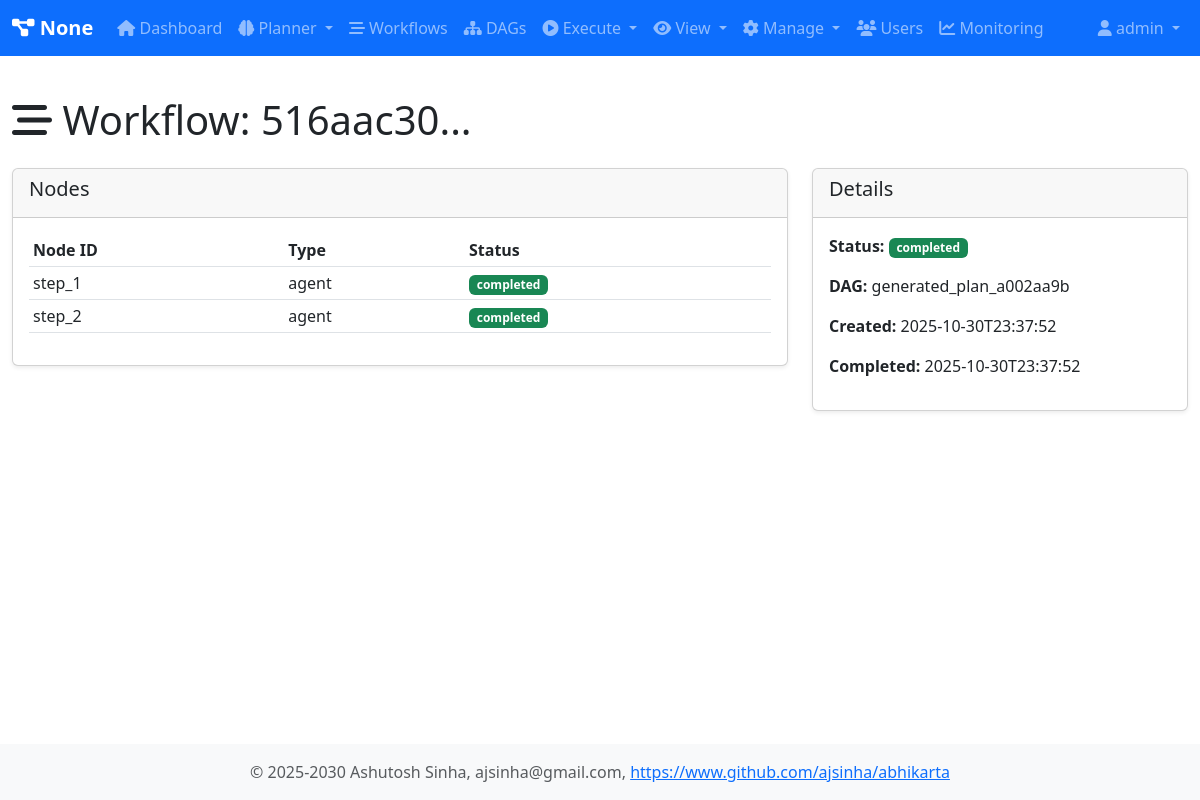
Page /workflow/516aac30-92a3-4853-9a57-10e38de0fa26 (signed in) on the committed database.
### tables this page shows
CREATE TABLE workflows (
                workflow_id TEXT PRIMARY KEY,
                dag_id TEXT NOT NULL,
                session_id TEXT,
                name TEXT,
                description TEXT,
                status TEXT DEFAULT 'pending',
                created_at TEXT DEFAULT CURRENT_TIMESTAMP,
                started_at TEXT,
                completed_at TEXT,
                created_by TEXT,
                graph_json TEXT,
                result TEXT,
                error TEXT
            );

CREATE TABLE workflow_nodes (
                id INTEGER PRIMARY KEY AUTOINCREMENT,
                workflow_id TEXT NOT NULL,
                node_id TEXT NOT NULL,
                node_type TEXT,
                agent_id TEXT,
                status TEXT DEFAULT 'pending',
                started_at TEXT,
                completed_at TEXT,
                result TEXT,
                error TEXT,
                config TEXT,
                UNIQUE(workflow_id, node_id)
            );

### routes/workflow_routes.py (the view)
        @self.app.route('/workflow/<workflow_id>')
        @self.login_required
        def workflow_detail(workflow_id):
            user = self.user_registry.get_user(session['user_id'])
            status = self.orchestrator.get_workflow_status(workflow_id)
            if not status:
                flash('Workflow not found', 'danger')
                return redirect(url_for('workflows'))
            events = self.db_handler.get_workflow_events(workflow_id)
            hitl_requests = self.db_handler.get_hitl_requests(workflow_id)
            return render_template('workflow_detail.html',
                                 user=user,
                                 workflow=status['workflow'],
                                 nodes=status['nodes'],
                                 events=events,
                                 hitl_requests=hitl_requests)

### core/user_registry.py (called while the page is built)
    def is_admin(self) -> bool:
        return self.role == 'admin'

    def get_user(self, user_id: str) -> Optional[User]:
        return self._users.get(user_id)

### db/database.py (called while the page is built)
    @contextmanager
    def get_connection(self):
        conn = None
        try:
            if self.db_type == 'sqlite':
                conn = sqlite3.connect(self.db_path)
                conn.row_factory = sqlite3.Row
            elif self.db_type == 'postgresql':
                import psycopg2
                import psycopg2.extras
                conn = psycopg2.connect(**self.pg_params)
                conn.cursor_factory = psycopg2.extras.RealDictCursor
            yield conn
            conn.commit()
        except Exception as e:
            if conn:
                conn.rollback()
            raise e
        finally:
            if conn:
                conn.close()

    def fetchone(self, query: str, params: Tuple = ()) -> Optional[Dict[str, Any]]:
        with self.get_connection() as conn:
            cursor = conn.cursor()
            cursor.execute(query, params)
            row = cursor.fetchone()
            return dict(row) if row else None

    def fetchall(self, query: str, params: Tuple = ()) -> List[Dict[str, Any]]:
        with self.get_connection() as conn:
            cursor = conn.cursor()
            cursor.execute(query, params)
            rows = cursor.fetchall()
            return [dict(row) for row in rows]

### db/database_call_handler.py (called while the page is built)
    def get_workflow_events(self, workflow_id: str, order_by: str = 'created_at DESC') -> List[Dict[str, Any]]:
        return self.workflow.get_workflow_events(workflow_id, order_by)

    def get_hitl_requests(self, workflow_id: str) -> List[Dict[str, Any]]:
        return self.hitl.get_hitl_requests(workflow_id)

### db/database_handler_hitl.py (called while the page is built)
    def get_hitl_requests(self, workflow_id: str) -> List[Dict[str, Any]]:
        return self.db.fetchall(
            "SELECT * FROM hitl_requests WHERE workflow_id = ?",
            (workflow_id,)
        )

### db/database_handler_workflow.py (called while the page is built)
    def get_workflow_events(self, workflow_id: str, order_by: str = 'created_at DESC') -> List[Dict[str, Any]]:
        return self.db.fetchall(
            f"SELECT * FROM workflow_events WHERE workflow_id = ? ORDER BY {order_by}",
            (workflow_id,)
        )

### routes/auth_routes.py (called while the page is built)
    def login_required(self, f):
        @wraps(f)
        def decorated_function(*args, **kwargs):
            if 'user_id' not in session:
                return redirect(url_for('login'))
            return f(*args, **kwargs)
        return decorated_function

### web/templates/workflow_detail.html (shortened to what this page needs)
{% extends "base.html" %}
{% block content %}
<h1><i class="fas fa-stream"></i> Workflow: {{ workflow.workflow_id[:8] }}...</h1>
<div class="row mt-4">
    <div class="col-md-8">
        <div class="card">
            <div class="card-header"><h5>Nodes</h5></div>
            <div class="card-body">
                <div class="table-responsive">
                    <table class="table table-sm">
                        <thead>
                            <tr><th>Node ID</th><th>Type</th><th>Status</th></tr>
                        </thead>
                        <tbody>
                            {% for node in nodes %}
                            <tr>
                                <td>{{ node.node_id }}</td>
                                <td>{{ node.node_type }}</td>
                                <td><span class="badge bg-{{ 'success' if node.status == 'completed' else 'info' if node.status == 'running' else 'secondary' }}">{{ node.status }}</span></td>
                            </tr>
                            {% endfor %}
                        </tbody>
                    </table>
                </div>
            </div>
        </div>
    </div>
    <div class="col-md-4">
        <div class="card">
            <div class="card-header"><h5>Details</h5></div>
            <div class="card-body">
                <p><strong>Status:</strong> <span class="badge bg-{{ 'success' if workflow.status == 'completed' else 'info' if workflow.status == 'running' else 'danger' }}">{{ workflow.status }}</span></p>
                <p><strong>DAG:</strong> {{ workflow.dag_id }}</p>
                <p><strong>Created:</strong> {{ workflow.created_at[:19] }}</p>
                {% if workflow.completed_at %}
                <p><strong>Completed:</strong> {{ workflow.completed_at[:19] }}</p>
                {% endif %}
            </div>
        </div>
    </div>
</div>
{% endblock %}

### web/templates/base.html (shortened to what this page needs)
<!DOCTYPE html>
<html lang="en">
<head>
    <link href="https://cdn.jsdelivr.net/npm/bootstrap@5.3.0/dist/css/bootstrap.min.css" rel="stylesheet">
    <link rel="stylesheet" href="https://cdnjs.cloudflare.com/ajax/libs/font-awesome/6.4.0/css/all.min.css">
    <link href="{{ url_for('static', filename='css/style.css') }}" rel="stylesheet">
</head>
<body>
    {% if user %}
    <nav class="navbar navbar-expand-lg navbar-dark bg-primary">
        <div class="container-fluid">
            <a class="navbar-brand" href="{{ url_for('dashboard') }}">
                <i class="fas fa-project-diagram"></i> {{ system_name }}
            </a>
            <div class="collapse navbar-collapse" id="navbarNav">
                <ul class="navbar-nav me-auto">
                    <li class="nav-item">
                        <a class="nav-link" href="{{ url_for('dashboard') }}">
                            <i class="fas fa-home"></i> Dashboard
                        </a>
                    </li>
                    <li class="nav-item dropdown">
                        <a class="nav-link dropdown-toggle" href="#" id="plannerDropdown" role="button" data-bs-toggle="dropdown">
                            <i class="fas fa-brain"></i> Planner
                        </a>
                    </li>
                    <li class="nav-item">
                        <a class="nav-link" href="{{ url_for('workflows') }}">
                            <i class="fas fa-stream"></i> Workflows
                        </a>
                    </li>
                    <li class="nav-item">
                        <a class="nav-link" href="{{ url_for('dags') }}">
                            <i class="fas fa-sitemap"></i> DAGs
                        </a>
                    </li>
                    <li class="nav-item dropdown">
                        <a class="nav-link dropdown-toggle" href="#" id="executeDropdown" role="button" data-bs-toggle="dropdown">
                            <i class="fas fa-play-circle"></i> Execute
                        </a>
                    </li>
                    <li class="nav-item dropdown">
                        <a class="nav-link dropdown-toggle" href="#" id="viewDropdown" role="button" data-bs-toggle="dropdown">
                            <i class="fas fa-eye"></i> View
                        </a>
                    </li>
                    <li class="nav-item dropdown">
                        <a class="nav-link dropdown-toggle" href="#" id="manageDropdown" role="button" data-bs-toggle="dropdown">
                            <i class="fas fa-cog"></i> Manage
                        </a>
                    </li>
                    {% if user.is_admin() %}
                    <li class="nav-item">
                        <a class="nav-link" href="{{ url_for('users') }}">
                            <i class="fas fa-users"></i> Users
                        </a>
                    </li>
                    <li class="nav-item">
                        <a class="nav-link" href="{{ url_for('monitoring_dashboard') }}">
                            <i class="fas fa-chart-line"></i> Monitoring
                        </a>
                    </li>
                    {% endif %}
                </ul>
                <ul class="navbar-nav">
                    <li class="nav-item dropdown">
                        <a class="nav-link dropdown-toggle" href="#" id="userDropdown" role="button" data-bs-toggle="dropdown">
                            <i class="fas fa-user"></i> {{ user.username }}
                        </a>
                    </li>
                </ul>
            </div>
        </div>
    </nav>
    {% endif %}
    <main class="container-fluid py-4">
        {% block content %}{% endblock %}
    </main>
    <footer class="footer mt-auto py-3 bg-light">
        <div class="container text-center">
            <span class="text-muted">© 2025-2030 Ashutosh Sinha, ajsinha@gmail.com,
                <a href="https://www.github.com/ajsinha/abhikarta" target="_blank">https://www.github.com/ajsinha/abhikarta</a>
            </span>
        </div>
    </footer>
</body>
</html>

### web/static/css/style.css (style rules this page uses)
body { min-height: 100vh; display: flex; flex-direction: column; }
main { flex: 1; }
.footer { margin-top: auto; }
.card { margin-bottom: 1.5rem; box-shadow: 0 0.125rem 0.25rem rgba(0,0,0,.075); }
.navbar-brand { font-weight: bold; }

### rows in the picture
workflows: username "admin", status "completed", dag_id "generated_plan_a002aa9b", created_at "2025-10-30T23:37:52", completed_at "2025-10-30T23:37:52"
workflow_nodes: node_id "step_1", node_type "agent", status "completed"
workflow_nodes: node_id "step_2", node_type "agent", status "completed"

### other values in the picture
{{ system_name }} "None"
{{ workflow.workflow_id[:8] }} "516aac30"
